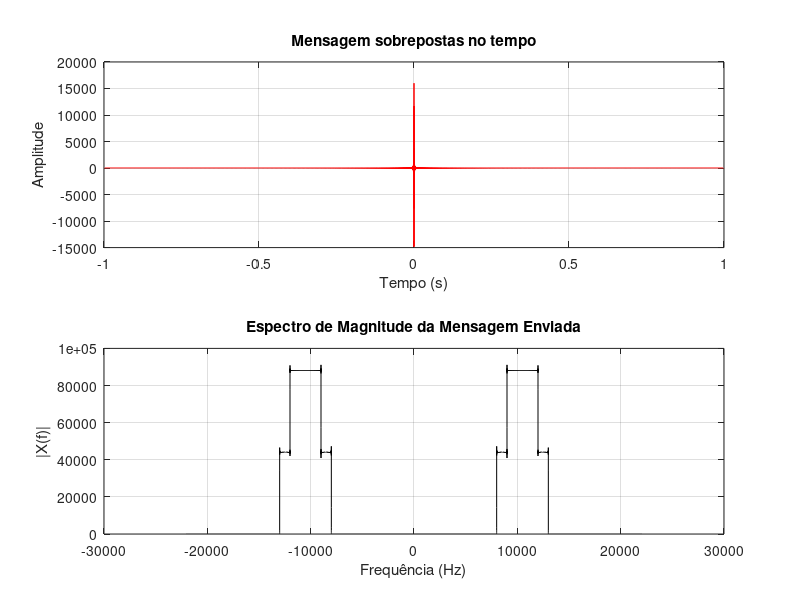

This figure's MATLAB source:
% Parâmetros
fs = 44100;         % Frequência de amostragem (10 kHz)
M = 1;              % Tamanho da janela temporal

% Parâmetros da mensagem
B = 2000;            % Largura de banda desejada para a mensagem(200 Hz)
Tb = 0;

% Parâmetros da modulação
f1 = 10000;
f2 = f1 + 1000;

% Tempo de -50 ms a 50 ms
t = -M:1/fs:M;

% Mensagens
A1 = 2;
A2 = 2;
msg1 = A1*sin(2*pi * B * t) ./ (pi * t);
msg1(t == 0) = 2*A1*B; % Corrigir o ponto onde t == 0 para evitar NaN


msg2 = A2*sin(2*pi * B * (t-Tb)) ./ (pi * (t-Tb));
msg2(t == Tb) = 2*A2*B; % Corrigir o ponto onde t == Tb para evitar NaN


% Modulação (AM-DSB)
carrier1 = cos(2*pi*f1*t);  % Primeira portadora
carrier2 = cos(2*pi*f2*t);  % Segunda portadora

modulated1 = msg1 .* carrier1;  % Sinal modulado 1
modulated2 = msg2 .* carrier2;  % Sinal modulado 2


% Transformada de Fourier
N = length(t);
f = (-N/2:N/2-1) * (fs / N); % Frequências
r_msg = modulated1 + modulated2;
spectrum = abs(fftshift(fft(r_msg))); % Espectro de magnitude


% Plot da função no tempo
figure;
subplot(2, 1, 1);
plot(t, r_msg,'r');
title('Mensagem sobrepostas no tempo');
xlabel('Tempo (s)');
ylabel('Amplitude');
grid on;

% Plot do espectro de magnitude
subplot(2, 1, 2);
plot(f, spectrum,'black');
title('Espectro de Magnitude da Mensagem Enviada');
xlabel('Frequência (Hz)');
ylabel('|X(f)|');
grid on;

